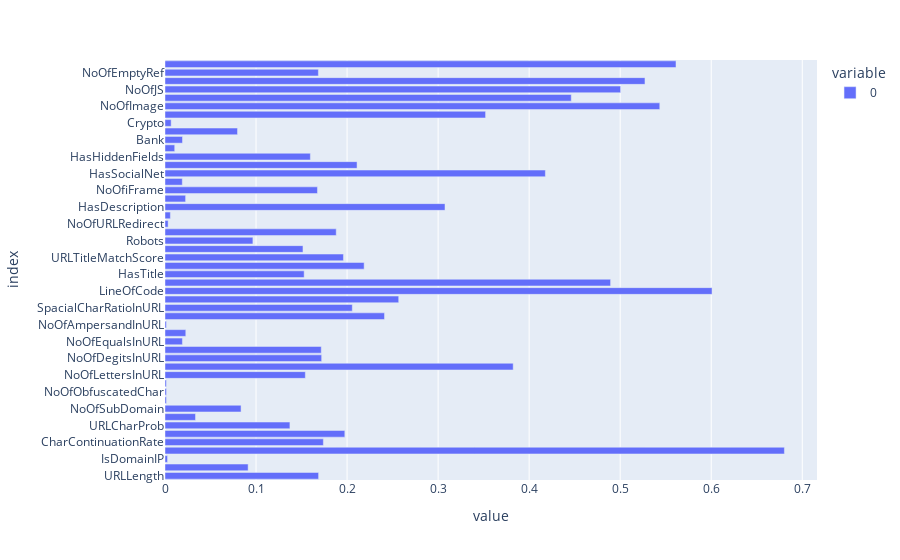

The notebook cell saved with this chart:
### Markdown cell above
### Feature selection for classification models
1.Information Gain

### Code cell
from sklearn.feature_selection import mutual_info_classif
import plotly.express as px
%matplotlib inline 
importances = mutual_info_classif(X,y)
feat_importance = pd.Series(importances,X.columns)
px.bar(feat_importance,orientation="h")

### Figure 1 — Plotly figure (JSON) as saved in the notebook; plotly's stock layout.template omitted (floating-point values rounded to 4 significant figures)
{"data": [{"alignmentgroup": "True", "hovertemplate": "variable=0<br>value=%{x}<br>index=%{y}<extra></extra>", "legendgroup": "0", "marker": {"color": "#636efa", "pattern": {"shape": ""}}, "name": "0", "offsetgroup": "0", "orientation": "h", "showlegend": true, "textposition": "auto", "type": "bar", "x": [0.1687, 0.09132, 0.002792, 0.6804, 0.174, 0.1975, 0.1372, 0.03353, 0.08355, 0.001586, 0.001663, 0.001485, 0.1542, 0.3825, 0.1721, 0.1717, 0.01914, 0.02283, 0.001513, 0.2411, 0.2057, 0.2567, 0.6009, 0.4895, 0.1529, 0.2187, 0.196, 0.1516, 0.09657, 0.1881, 0.003435, 0.005918, 0.3076, 0.02264, 0.1675, 0.019, 0.4178, 0.211, 0.1597, 0.01068, 0.01922, 0.07967, 0.006754, 0.3521, 0.5435, 0.4463, 0.5005, 0.5272, 0.1685, 0.5613], "xaxis": "x", "y": ["URLLength", "DomainLength", "IsDomainIP", "URLSimilarityIndex", "CharContinuationRate", "TLDLegitimateProb", "URLCharProb", "TLDLength", "NoOfSubDomain", "HasObfuscation", "NoOfObfuscatedChar", "ObfuscationRatio", "NoOfLettersInURL", "LetterRatioInURL", "NoOfDegitsInURL", "DegitRatioInURL", "NoOfEqualsInURL", "NoOfQMarkInURL", "NoOfAmpersandInURL", "NoOfOtherSpecialCharsInURL", "SpacialCharRatioInURL", "IsHTTPS", "LineOfCode", "LargestLineLength", "HasTitle", "DomainTitleMatchScore", "URLTitleMatchScore", "HasFavicon", "Robots", "IsResponsive", "NoOfURLRedirect", "NoOfSelfRedirect", "HasDescription", "NoOfPopup", "NoOfiFrame", "HasExternalFormSubmit", "HasSocialNet", "HasSubmitButton", "HasHiddenFields", "HasPasswordField", "Bank", "Pay", "Crypto", "HasCopyrightInfo", "NoOfImage", "NoOfCSS", "NoOfJS", "NoOfSelfRef", "NoOfEmptyRef", "NoOfExternalRef"], "yaxis": "y"}], "layout": {"barmode": "relative", "legend": {"title": {"text": "variable"}, "tracegroupgap": 0}, "margin": {"t": 60}, "xaxis": {"anchor": "y", "domain": [0, 1], "title": {"text": "value"}}, "yaxis": {"anchor": "x", "domain": [0, 1], "title": {"text": "index"}}}}
